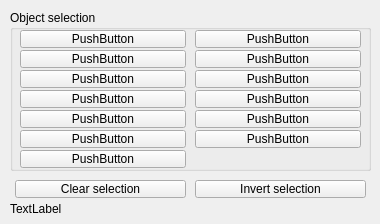
<?xml version="1.0" encoding="UTF-8"?>
<ui version="4.0">
 <class>CQDlgSelection</class>
 <widget class="QDialog" name="CQDlgSelection">
  <property name="geometry">
   <rect>
    <x>0</x>
    <y>0</y>
    <width>380</width>
    <height>224</height>
   </rect>
  </property>
  <property name="windowTitle">
   <string>Selection</string>
  </property>
  <property name="locale">
   <locale language="English" country="UnitedStates"/>
  </property>
  <widget class="QGroupBox" name="groupBox">
   <property name="geometry">
    <rect>
     <x>10</x>
     <y>10</y>
     <width>361</width>
     <height>161</height>
    </rect>
   </property>
   <property name="title">
    <string>Object selection</string>
   </property>
   <property name="flat">
    <bool>true</bool>
   </property>
   <widget class="QToolButton" name="simpleShapesButton">
    <property name="geometry">
     <rect>
      <x>10</x>
      <y>20</y>
      <width>166</width>
      <height>18</height>
     </rect>
    </property>
    <property name="focusPolicy">
     <enum>Qt::StrongFocus</enum>
    </property>
    <property name="text">
     <string>PushButton</string>
    </property>
   </widget>
   <widget class="QToolButton" name="groupedShapesButton">
    <property name="geometry">
     <rect>
      <x>185</x>
      <y>20</y>
      <width>166</width>
      <height>18</height>
     </rect>
    </property>
    <property name="focusPolicy">
     <enum>Qt::StrongFocus</enum>
    </property>
    <property name="text">
     <string>PushButton</string>
    </property>
   </widget>
   <widget class="QToolButton" name="millsButton">
    <property name="geometry">
     <rect>
      <x>185</x>
      <y>40</y>
      <width>166</width>
      <height>18</height>
     </rect>
    </property>
    <property name="focusPolicy">
     <enum>Qt::StrongFocus</enum>
    </property>
    <property name="text">
     <string>PushButton</string>
    </property>
   </widget>
   <widget class="QToolButton" name="dummiesButton">
    <property name="geometry">
     <rect>
      <x>10</x>
      <y>40</y>
      <width>166</width>
      <height>18</height>
     </rect>
    </property>
    <property name="focusPolicy">
     <enum>Qt::StrongFocus</enum>
    </property>
    <property name="text">
     <string>PushButton</string>
    </property>
   </widget>
   <widget class="QToolButton" name="lightsButton">
    <property name="geometry">
     <rect>
      <x>185</x>
      <y>60</y>
      <width>166</width>
      <height>18</height>
     </rect>
    </property>
    <property name="focusPolicy">
     <enum>Qt::StrongFocus</enum>
    </property>
    <property name="text">
     <string>PushButton</string>
    </property>
   </widget>
   <widget class="QToolButton" name="camerasButton">
    <property name="geometry">
     <rect>
      <x>10</x>
      <y>60</y>
      <width>166</width>
      <height>18</height>
     </rect>
    </property>
    <property name="focusPolicy">
     <enum>Qt::StrongFocus</enum>
    </property>
    <property name="text">
     <string>PushButton</string>
    </property>
   </widget>
   <widget class="QToolButton" name="proximitySensorsButton">
    <property name="geometry">
     <rect>
      <x>10</x>
      <y>80</y>
      <width>166</width>
      <height>18</height>
     </rect>
    </property>
    <property name="focusPolicy">
     <enum>Qt::StrongFocus</enum>
    </property>
    <property name="text">
     <string>PushButton</string>
    </property>
   </widget>
   <widget class="QToolButton" name="renderingSensorsButton">
    <property name="geometry">
     <rect>
      <x>185</x>
      <y>80</y>
      <width>166</width>
      <height>18</height>
     </rect>
    </property>
    <property name="focusPolicy">
     <enum>Qt::StrongFocus</enum>
    </property>
    <property name="text">
     <string>PushButton</string>
    </property>
   </widget>
   <widget class="QToolButton" name="forceSensorsButton">
    <property name="geometry">
     <rect>
      <x>10</x>
      <y>100</y>
      <width>166</width>
      <height>18</height>
     </rect>
    </property>
    <property name="focusPolicy">
     <enum>Qt::StrongFocus</enum>
    </property>
    <property name="text">
     <string>PushButton</string>
    </property>
   </widget>
   <widget class="QToolButton" name="jointsButton">
    <property name="geometry">
     <rect>
      <x>185</x>
      <y>100</y>
      <width>166</width>
      <height>18</height>
     </rect>
    </property>
    <property name="focusPolicy">
     <enum>Qt::StrongFocus</enum>
    </property>
    <property name="text">
     <string>PushButton</string>
    </property>
   </widget>
   <widget class="QToolButton" name="graphsButton">
    <property name="geometry">
     <rect>
      <x>10</x>
      <y>120</y>
      <width>166</width>
      <height>18</height>
     </rect>
    </property>
    <property name="focusPolicy">
     <enum>Qt::StrongFocus</enum>
    </property>
    <property name="text">
     <string>PushButton</string>
    </property>
   </widget>
   <widget class="QToolButton" name="pathsButton">
    <property name="geometry">
     <rect>
      <x>185</x>
      <y>120</y>
      <width>166</width>
      <height>18</height>
     </rect>
    </property>
    <property name="focusPolicy">
     <enum>Qt::StrongFocus</enum>
    </property>
    <property name="text">
     <string>PushButton</string>
    </property>
   </widget>
   <widget class="QToolButton" name="mirrorsButton">
    <property name="geometry">
     <rect>
      <x>10</x>
      <y>140</y>
      <width>166</width>
      <height>18</height>
     </rect>
    </property>
    <property name="focusPolicy">
     <enum>Qt::StrongFocus</enum>
    </property>
    <property name="text">
     <string>PushButton</string>
    </property>
   </widget>
  </widget>
  <widget class="QToolButton" name="clearSelectionButton">
   <property name="geometry">
    <rect>
     <x>15</x>
     <y>180</y>
     <width>171</width>
     <height>18</height>
    </rect>
   </property>
   <property name="focusPolicy">
    <enum>Qt::StrongFocus</enum>
   </property>
   <property name="text">
    <string>Clear selection</string>
   </property>
  </widget>
  <widget class="QToolButton" name="invertSelectionButton">
   <property name="geometry">
    <rect>
     <x>195</x>
     <y>180</y>
     <width>171</width>
     <height>18</height>
    </rect>
   </property>
   <property name="focusPolicy">
    <enum>Qt::StrongFocus</enum>
   </property>
   <property name="text">
    <string>Invert selection</string>
   </property>
  </widget>
  <widget class="QLabel" name="selectionInfo">
   <property name="geometry">
    <rect>
     <x>10</x>
     <y>200</y>
     <width>361</width>
     <height>18</height>
    </rect>
   </property>
   <property name="text">
    <string>TextLabel</string>
   </property>
  </widget>
 </widget>
 <tabstops>
  <tabstop>simpleShapesButton</tabstop>
  <tabstop>groupedShapesButton</tabstop>
  <tabstop>dummiesButton</tabstop>
  <tabstop>millsButton</tabstop>
  <tabstop>camerasButton</tabstop>
  <tabstop>lightsButton</tabstop>
  <tabstop>proximitySensorsButton</tabstop>
  <tabstop>renderingSensorsButton</tabstop>
  <tabstop>forceSensorsButton</tabstop>
  <tabstop>jointsButton</tabstop>
  <tabstop>graphsButton</tabstop>
  <tabstop>pathsButton</tabstop>
  <tabstop>clearSelectionButton</tabstop>
  <tabstop>invertSelectionButton</tabstop>
 </tabstops>
 <resources/>
 <connections/>
</ui>
